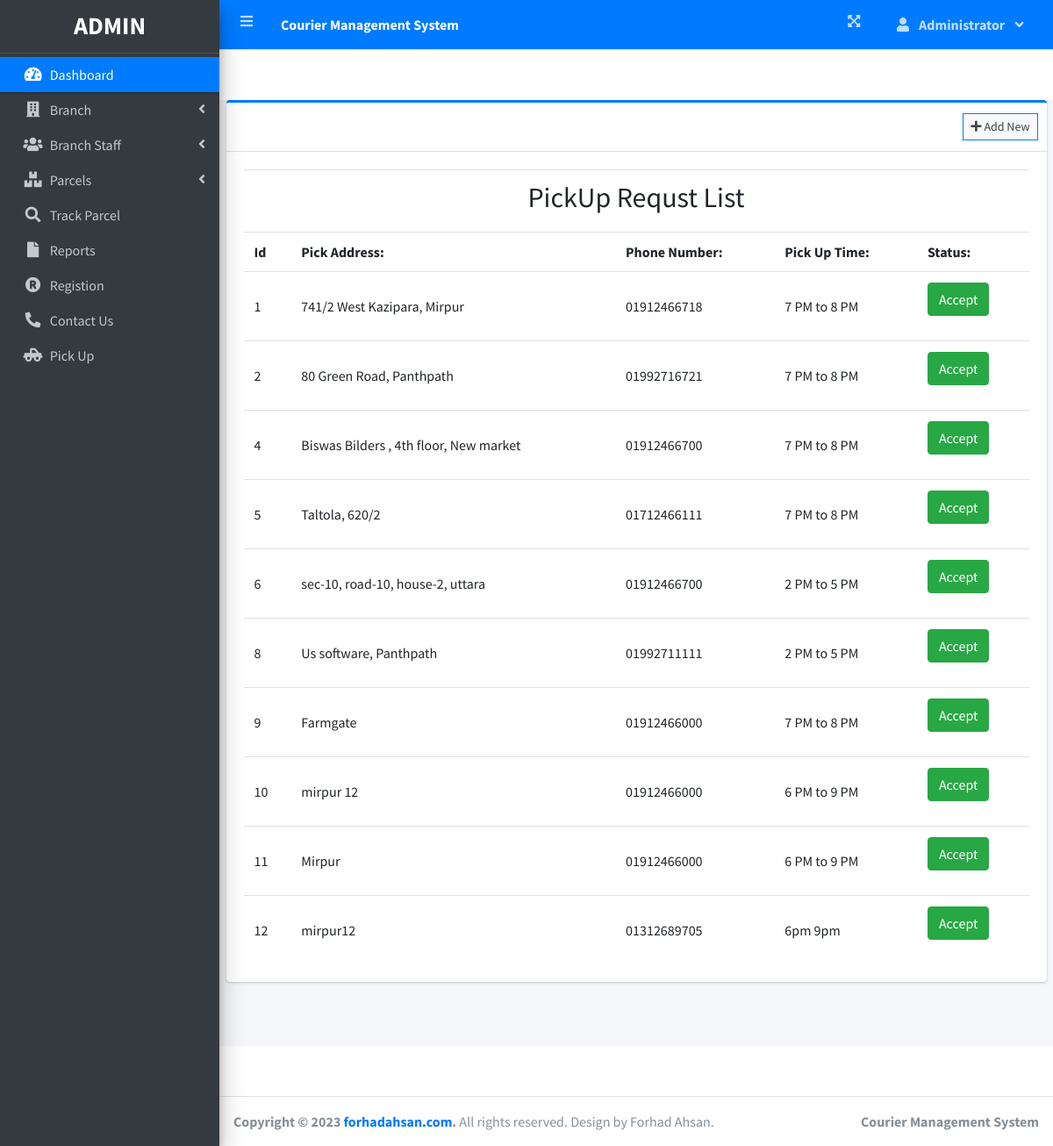
The app's page /PickUpRecqust.php (signed in) with its own data.
### tables this page shows
CREATE TABLE `pick_request` (
  `id` int(6) NOT NULL,
  `pickaddress` varchar(150) NOT NULL,
  `phone` varchar(22) NOT NULL,
  `pickUpTime` varchar(100) NOT NULL,
  `status` int(1) NOT NULL
);

### PickUpRecqust.php (the view, shortened to what this page needs)
<?php
include 'header.php';
include_once 'db_connect.php';
include 'topbar.php';
include 'sidebar.php';
$sql = "SELECT * FROM pick_request";
$result = $conn->query($sql);
?>
<body class="hold-transition sidebar-mini layout-fixed layout-navbar-fixed layout-footer-fixed">
<div class="wrapper">
<div class="content-wrapper">
  <div class="col-lg-12">
	<div class="card card-outline card-primary">
		<div class="card-header">
			<div class="card-tools">
				<a class="btn btn-block btn-sm btn-default btn-flat border-primary " href="./index.php?page=new_branch"><i class="fa fa-plus"></i> Add New</a>
			</div>
		</div>
		<div class="card-body">
			<table class="table table-hover" class="table tabe-hover table-bordered" id="list">
   <tr>
       <td colspan="8" style="font-size: 40px; text-align: center;" > <h2> PickUp Requst List </h2> </td>
   </tr>
   <tr id="borders">
       <td id="borders">  <b> Id          </b>    </td>
       <td id="borders">  <b> Pick Address: </b>    </td>
       <td id="borders">  <b> Phone Number: </b>    </td>
       <td id="borders">  <b> Pick Up Time: </b>    </td>
       <td id="borders">  <b> Status: </b>    </td>
   </tr>
   <?php
       if($result)
       {
         while($row = mysqli_fetch_assoc($result))
         {
             $id = $row['id'];
             $pickaddress = $row['pickaddress'];
             $phone = $row['phone'];
             $picktime = $row['pickUpTime'];
   ?>
   <tr>
       <td id="borders"><?php echo $id; ?></td>
       <td id="borders"><?php echo $pickaddress; ?></td>
       <td id="borders"><?php echo $phone; ?></td>
       <td id="borders"><?php echo $picktime; ?></td>
        <td>
          <?php
             if($row['status'] == 1)
             {
              echo '<p> <a href="pick_accept.php?id='.$row['id'].'&status=0" class="btn btn-success">Accept</a> </p>';
             }
             else{
              echo '<p> <a href="pick_accept.php?id='.$row['id'].'&status=1" class="btn btn-danger"> Cancle</a> </p>';
             }
          ?>
        </td>
   </tr>
   <?php
   }
   };
   ?>
</table>
		</div>
	</div>
</div>
  <footer class="main-footer">
    <strong>Copyright &copy; 2023 <a href="forhadahsan.com">forhadahsan.com</a>.</strong>
    All rights reserved. Design by Forhad Ahsan.
    <div class="float-right d-none d-sm-inline-block">
      <b><?php echo $_SESSION['system']['name'] ?></b>
    </div>
  </footer>
</div>

### PickUpRecqust.php (style rules this page uses)
table td { vertical-align: middle !important; }

### records on screen
pick_request: id "1", pickaddress "741/2 West Kazipara, Mirpur", phone "01912466718", pickUpTime "7 PM to 8 PM"
pick_request: id "2", pickaddress "80 Green Road, Panthpath", phone "01992716721", pickUpTime "7 PM to 8 PM"
pick_request: id "4", pickaddress "Biswas Bilders , 4th floor, New market", phone "01912466700", pickUpTime "7 PM to 8 PM"
pick_request: id "5", pickaddress "Taltola, 620/2", phone "01712466111", pickUpTime "7 PM to 8 PM"
pick_request: id "6", pickaddress "sec-10, road-10, house-2, uttara", phone "01912466700", pickUpTime "2 PM to 5 PM"
pick_request: id "8", pickaddress "Us software, Panthpath", phone "01992711111", pickUpTime "2 PM to 5 PM"
pick_request: id "9", pickaddress "Farmgate", phone "01912466000", pickUpTime "7 PM to 8 PM"
pick_request: id "10", pickaddress "mirpur 12", phone "01912466000", pickUpTime "6 PM to 9 PM"
pick_request: id "11", pickaddress "Mirpur", phone "01912466000", pickUpTime "6 PM to 9 PM"
pick_request: id "12", pickaddress "mirpur12", phone "01312689705", pickUpTime "6pm 9pm"

### other values on screen
$_SESSION['system']['name'] "Courier Management System"
$_SESSION['login_firstname'] "Administrator"
